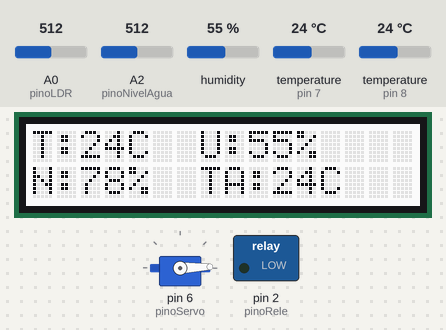
Simulated run of this sketch. Board: Arduino Uno, built with avr-gcc and run on an emulated ATmega328P. Parts: 16×2 character LCD, servo, switched loads named in the sketch (green lamp = pin HIGH). The inputs (shaded band) are chosen by the test bench; at power-on: humidity 55 %, temperature (sensors on pin 8, pin 7) 24 °C, A2 (pinoNivelAgua) = 512, A0 (pinoLDR) = 512. What the sketch prints to the serial monitor is not drawn.

Above: at 3.3 s.
3.4 s: humidity set to 41 %
At 7.2 s:
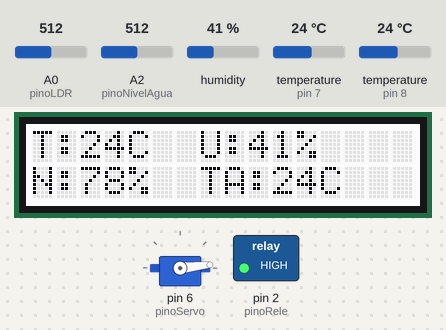
13.6 s: humidity set to 38 %
At 15.7 s:
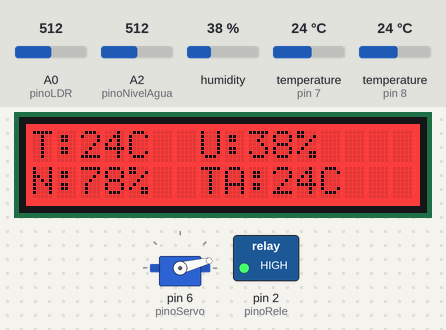
22.3 s: temperature (sensor on pin 8) set to 12 °C
At 24.2 s:
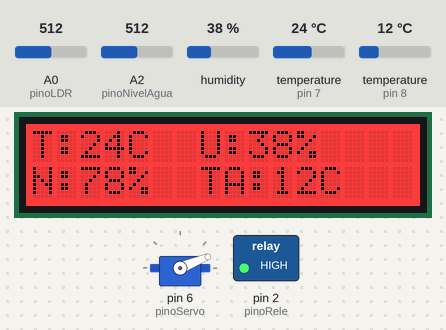
30.3 s: A2 (pinoNivelAgua) set to 716
At 33.2 s:
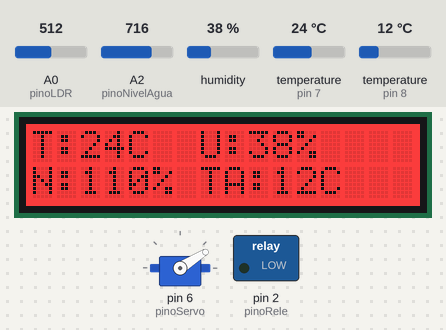
33.3 s: A2 (pinoNivelAgua) set to 68
At 41.3 s:
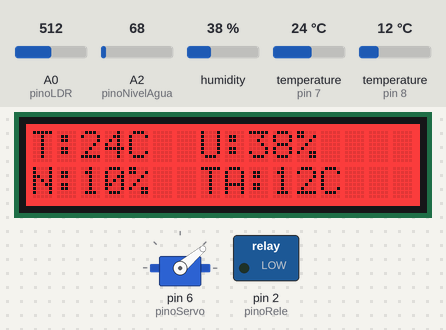
43.5 s: A2 (pinoNivelAgua) set to 59
At 45.5 s:
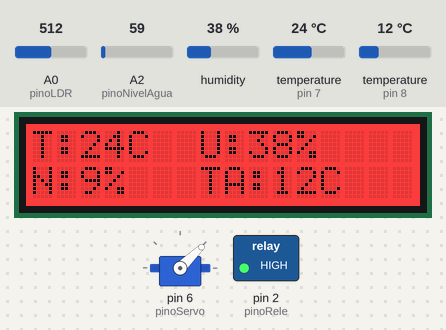
Timing chart, 0 to 64.3 s (numbered marks = the images above; inputs shaded):
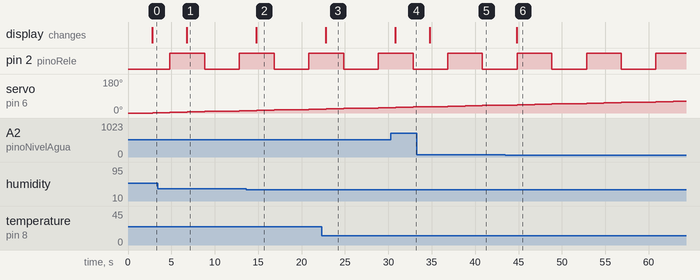

Measured:
- the behaviour switches between 40 and 39 % on humidity (found by bisection; images 1 and 2)
- the behaviour switches between 65 and 64 on A2 (pinoNivelAgua) (found by bisection; images 5 and 6)
- after the input at 3.4 s, the display: changes after 3.4 s (image 1)
- after the input at 13.6 s, the display: changes after 1.2 s (image 2)
- after the input at 22.3 s, the display: changes after 0.49 s (image 3)
- after the input at 30.3 s, the display: changes after 0.48 s (image 4)
- after the input at 33.3 s, the display: changes after 1.5 s (image 5)
- after the input at 43.5 s, the display: changes after 1.3 s (image 6)

The sketch:

unificado.ino
```cpp
#include <Wire.h>
#include <rgb_lcd.h>
#include <Servo.h>
#include <DHT.h>
#include <OneWire.h>
#include <DallasTemperature.h>

#define DHTTYPE DHT22

// Pinos
#define pinoRele 2
#define pinoLDR A0
#define pinoNivelAgua A2
#define pinoDHT 7
#define pinoServo 6
#define pinoTempAgua 8

//Constantes de tempo
#define intervaloTempo 2000
#define intervaloServo 2000
#define intervaloRele 4000

// Variáveis
int valorLDR = 0;
int valorNivel = 0;
float valorTempAr = 0.0;
float valorUmidade = 0.0;
float valorTempAgua = 0.0;
int intensidadeLuz = 0;
int angulo = 0;
int porcentagemNivel = 0;
int estadoRele = 0;

// variáveis de tempo
unsigned long tempoAtual;
unsigned long tempoAnterior = 0;
unsigned long tempoAnteriorServo = 0;
unsigned long tempoAnteriorRele = 0;

//Objetos
Servo servo;
rgb_lcd LCD;
DHT dht(pinoDHT, DHTTYPE);
OneWire sensorTemp(pinoTempAgua);
DallasTemperature sensors(&sensorTemp);

//Funções
void controleServo(){
// Aguarda 4 segundo antes de iniciar o próximo ciclo


  if(intensidadeLuz < 65 && angulo < 90){
    if(tempoAtual - tempoAnteriorServo >= intervaloServo){
      tempoAnteriorServo = tempoAtual;
      angulo+=2;
      servo.write(angulo);
    }
  }else if(intensidadeLuz > 85 && angulo > 0){
    if(tempoAtual - tempoAnteriorServo >= intervaloServo){
      tempoAnteriorServo = tempoAtual;
      angulo-=2;
      servo.write(angulo);
    }
  }
}

void setup()
{
  Serial.begin(9600);

  //Seta os pinos
  pinMode(pinoRele,OUTPUT);
  pinMode(pinoLDR, INPUT);
  pinMode(pinoNivelAgua, INPUT);
  dht.begin();
  sensors.begin();
  LCD.begin(16, 2);
  LCD.setRGB(255, 255, 255);
  servo.attach(pinoServo, 500, 2500);

  // --- CONFIGURAÇÃO INICIAL DA TELA (Labels Fixos) ---
  // Limpamos a tela uma vez
  LCD.clear();

  // Linha 0: Temperatura
  LCD.setCursor(0, 0);
  LCD.print("T:     U: "); // Escreve o rótulo fixo

  // Linha 1: Luz
  LCD.setCursor(0, 1);
  LCD.print("N:     TA: ");     // Escreve o rótulo fixo
  servo.write(0);
}

void loop()
{
  tempoAtual = millis();

  //Calculo do tempo com millis
  if(tempoAtual - tempoAnterior >= intervaloTempo){
    tempoAnterior = tempoAtual;

    sensors.requestTemperatures();

    // 1. Leitura dos Sensores
    valorTempAr = dht.readTemperature();
    valorNivel = analogRead(pinoNivelAgua);
    valorUmidade = dht.readHumidity();
    valorTempAgua = sensors.getTempCByIndex(0);
    valorLDR = analogRead(pinoLDR);
    intensidadeLuz = map(valorLDR, 0, 1023, 1, 100);
    porcentagemNivel = map(valorNivel, 0, 650, 0, 100);

    // 2. Atualização no LCD (Sem Scroll)

    // A função isnan() verifica se o valor "Não é um Número"
    if (isnan(valorTempAr) || isnan(valorUmidade)) {
      Serial.println("FALHA AO LER O DHT!");
      LCD.setRGB(255, 0, 0); // Tela Vermelha
      LCD.setCursor(2, 0);
      LCD.print("Erro");
      LCD.setCursor(8, 0);
      LCD.print("Sensor");

    }else{

      // Atualiza Temperatura (Linha 0, Coluna 2 - logo após "T: ")
      LCD.setCursor(2, 0);
      LCD.print((int)valorTempAr);
      LCD.print("C "); // O espaço extra limpa sujeira se o número diminuir (de 100 pra 99)

      //Atualiza umidade (Linha 0, Coluna 8 - logo após "U: ")
      LCD.setCursor(9, 0);
      LCD.print((int)valorUmidade);
      LCD.print("% "); // Espaço extra para limpeza

      // Atualiza Luz (Linha 1, Coluna 2 - logo após "L: ")
      LCD.setCursor(2, 1);
      LCD.print(porcentagemNivel);
      LCD.print("% "); // Espaço extra para limpeza

      //Atualiza a temperatura da agua (Linha 1, Coluna 9 - logo após "TA: ")
      LCD.setCursor(10, 1);
      LCD.print((int)valorTempAgua);
      LCD.print("C "); // Espaço extra para l


      //Muda a cor do display caso as variáveis de risco estejam no limite
      if(valorTempAr > 40.0 || valorUmidade < 40.0 || valorTempAgua > 30 || porcentagemNivel < 20){
       LCD.setRGB(255, 0, 0);
      }else{
        LCD.setRGB(255, 255, 255);
      }

    }


    // 3. Serial e Servo
    Serial.print("Temp: ");
    Serial.print(valorTempAr);
    Serial.print(" | Umidade: ");
    Serial.println(valorUmidade);
    Serial.print("Nivel de Agua: ");
    Serial.println(valorNivel);
    Serial.print("Porcentagem:");
    Serial.println(porcentagemNivel);
    Serial.print(" | Temperatura Agua: ");
    Serial.println(valorTempAgua);
    Serial.print(" | luz: ");
    Serial.print(intensidadeLuz);
    Serial.print(" | Angulo: ");
    Serial.println(angulo);
  }
  //codigo para ligar e desligar o relé
  if(tempoAtual - tempoAnteriorRele >= intervaloRele){
    tempoAnteriorRele = tempoAtual;

    if (estadoRele == 0){
      digitalWrite(pinoRele,HIGH);
      estadoRele = 1;
    }
    else if(estadoRele == 1){
      digitalWrite(pinoRele,LOW);
      estadoRele = 0;
    }
  }
  controleServo();
}
```
